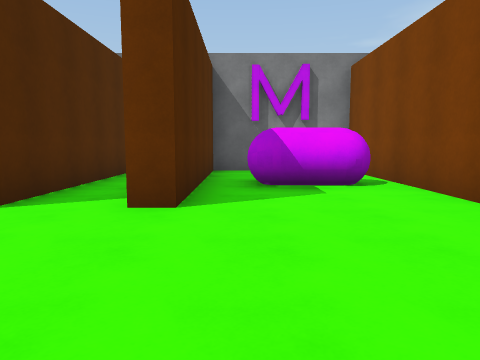
View 1 (above)

21 first-person views from a walk through a 3-D level made in the Unity game engine. The camera is 1.3 m above the floor, tilts 6° down and sees 70° across. The floor is counted in squares, 2 m on a side. Each view is taken from the middle of a square. On the plan, view 1 faces up. The plan holds only what a view shows up to about 10 squares ahead; the rest is blank. The player is left out.

View 2
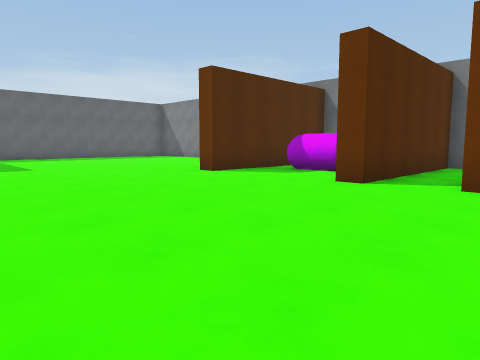

View 3
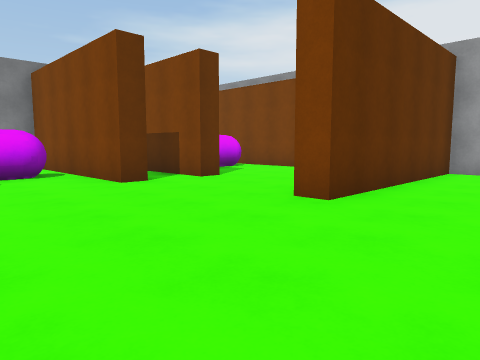

View 4
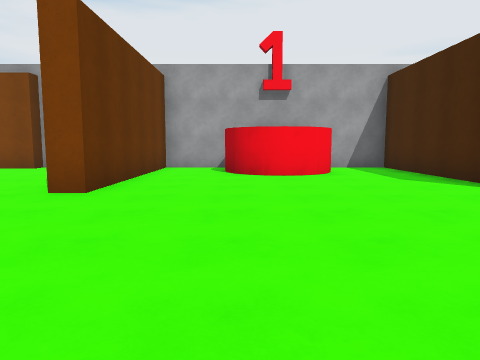

View 5
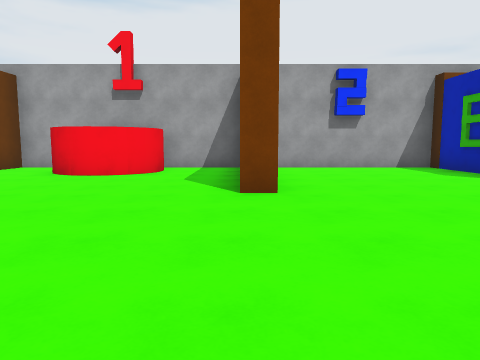

View 6
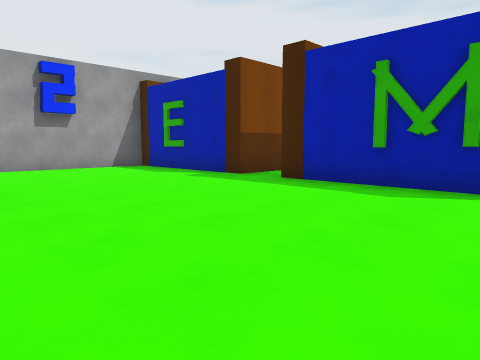

View 7
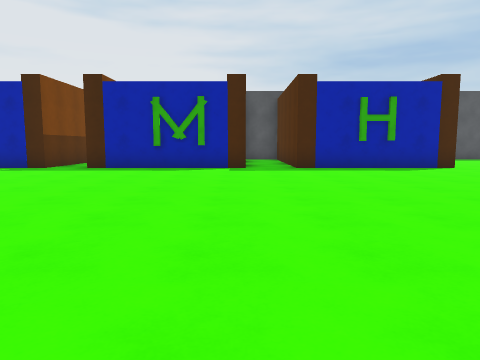

View 8
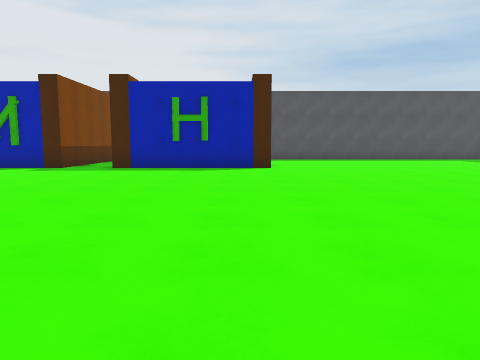

View 9
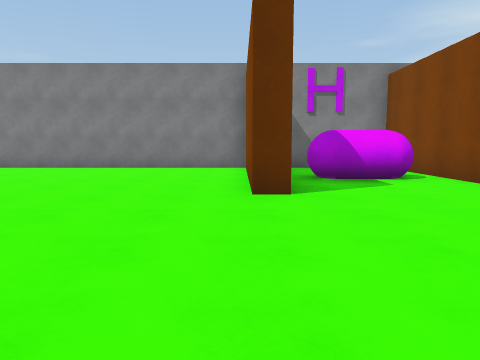

View 10
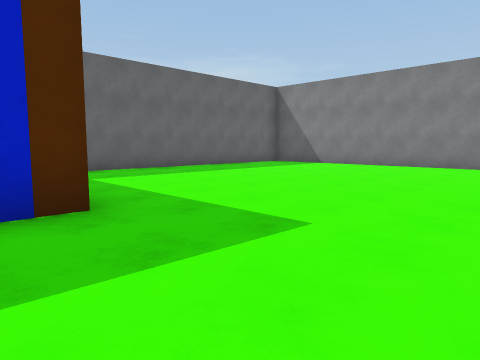

View 11
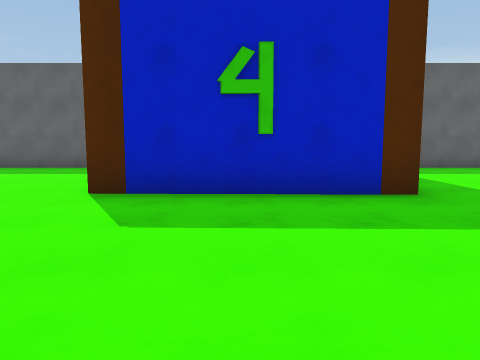

View 12
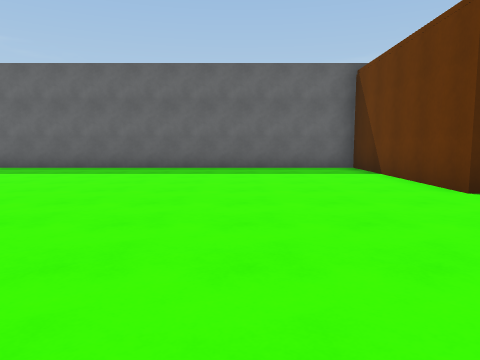

View 13
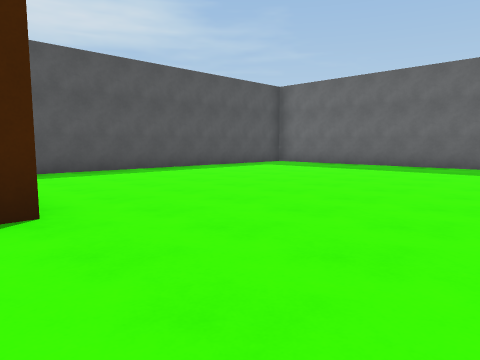

View 14
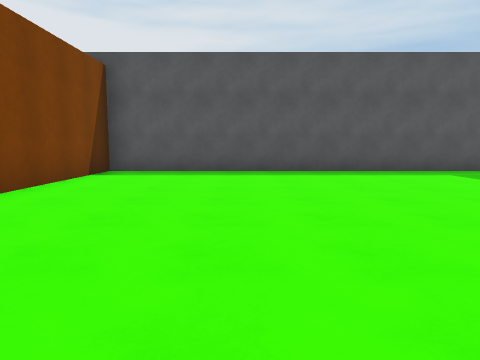

View 15
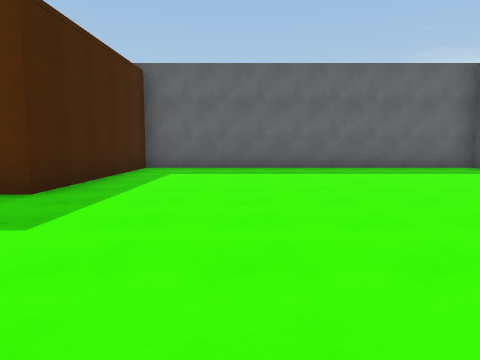

View 16
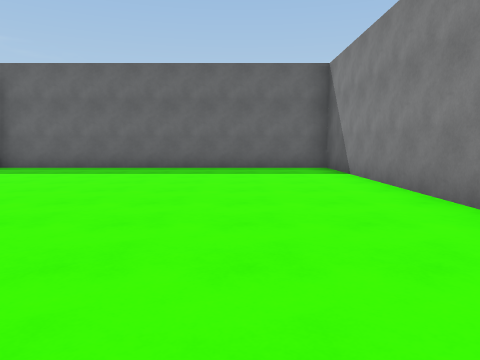

View 17
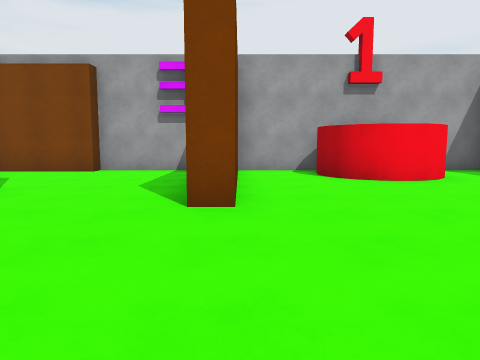

View 18
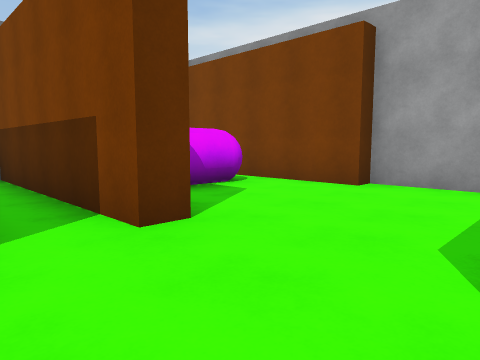

View 19
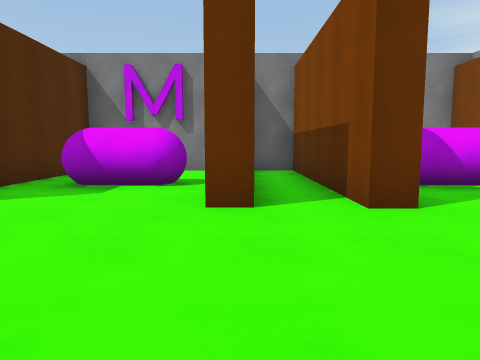

View 20
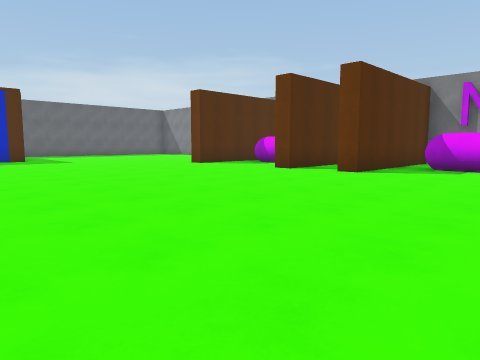

View 21
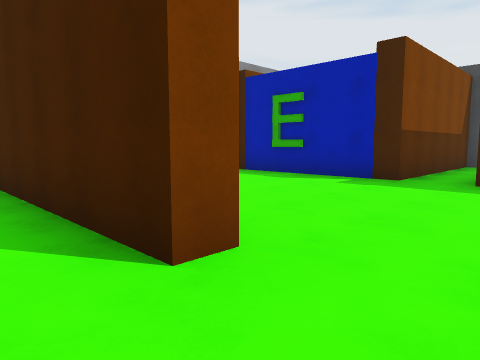

### Floor plan
Points are (right, up) in squares from view 1. A wall is a line through its corners. A room is listed if a view was taken in it or the views show most of it. See-through windows are left out.
Room 1 (views 1, 2, 3, 4, 5, 6, 7, 8, 9, 10, 11, 12, 13, 14, 15, 16, 17, 18, 19, 20, 21)
walls: (-6.9, -11.3) (-2.5, -11.3) (-2.5, -12); (-3, 4.6) (-3, 7.2); (3.5, -6.6) (3.5, -6) (8.5, -6) (8.5, -3.9); (-1.2, -12.1) (-1.2, -11.3) (3.2, -11.3); (-6.3, 6) (-6.3, 3.4) (-6.8, 3.4) (-6.8, 8); (6, -3.1) (6.1, -2.3); (3.2, 3.4) (2.6, 3.4) (2.6, 8.1); (6, -2.7) (6.3, -2); (6.1, -3.5) (5.9, -2.5) (6.7, -1.7); (6.3, -3.8) (6.1, -3.3); (6.5, -1.9) (6.9, -1.7) (7.3, -1.6); (6.7, -4.1) (6.2, -3.6); (7.3, -4.2) (6.9, -4.1) (6.5, -3.9); (4.9, 3.4) (4.3, 3.4) (4.3, 8.4) (3.4, 8.4); (-4.9, 8.4) (-5.6, 8.4); (-6.8, 8.4) (-16.4, 8.4) (-16.4, -0.6) (-11.4, -0.7) (-11.5, -5) (-16.4, -4.9) (-16.4, -14.6); (-2.1, 8.4) (-2.5, 8.4) (-2.5, 3.4) (-3.1, 3.4); (8.5, -2) (8.5, 0) (3.5, 0) (3.5, 0.6); (2.2, 8.4) (-0.6, 8.4) (-0.6, 3.4) (-1.2, 3.4); (8.5, 1.2) (8.5, 3.4) (8.1, 3.4) (8.1, 6.4); (4.3, -16.4) (4.3, -11.3) (8.5, -11.3) (8.5, -7); (-15.9, -16.3) (-6.8, -16.3) (-6.8, -12.5)
objects: purple capsule (-5, 6) to (-4, 6); purple capsule (0, 6) to (2, 6); purple capsule (6, 6) to (7, 6)

Positions as (right, up) in squares from view 1, and headings:
1: (0, 0), facing up
2: (0, -2), facing up-left
3: (0, -2), facing up-right
4: (-1, -2), facing right
5: (-1, -6), facing right
6: (-1, -6), facing down-right
7: (-1, -2), facing down
8: (-6, -2), facing down
9: (-7, -1), facing up
10: (-8, -2), facing up-left
11: (-7, -3), facing left
12: (-7, -8), facing left
13: (-6, -8), facing down-left
14: (-10, -8), facing down
15: (-7, 2), facing left
16: (-7, 6), facing left
17: (0, 0), facing right
18: (3, 1), facing up-right
19: (3, 0), facing up
20: (3, -4), facing up-left
21: (2, -5), facing down-right
